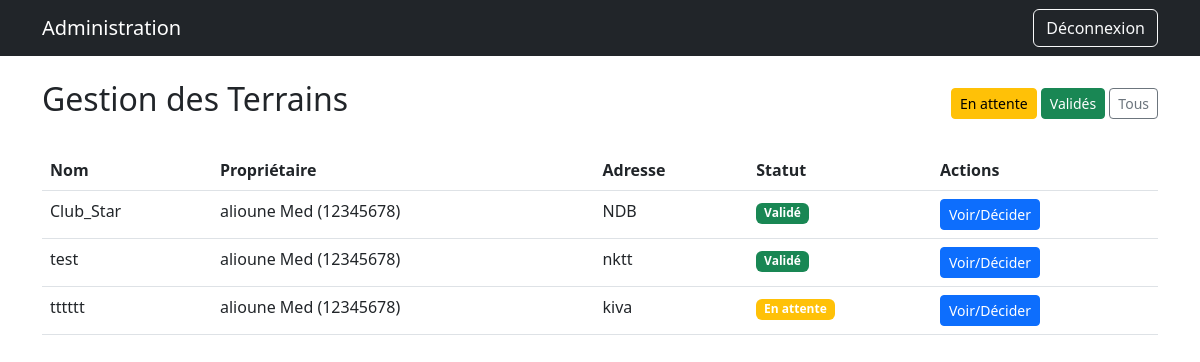
Page /admin-panel/terrains/ (signed in) on the committed database.
### terrains/models.py (models this page shows, shortened)
class Terrain(models.Model):
    nom = models.CharField(max_length=100)
    adresse = models.CharField(max_length=255)
    latitude = models.DecimalField(max_digits=9, decimal_places=6)
    longitude = models.DecimalField(max_digits=9, decimal_places=6)
    proprietaire = models.ForeignKey(
        User,
        on_delete=models.CASCADE,
        limit_choices_to={'type_utilisateur': User.Type.PROPRIETAIRE}
    )
    image_url = models.URLField(blank=True)
    note_moyenne = models.FloatField(default=0.0)
    valide = models.BooleanField(default=False, verbose_name="Validé par l'admin")
    date_validation = models.DateTimeField(null=True, blank=True)

### accounts/models.py (models this page shows, shortened)
class User(AbstractUser):
    class Type(models.TextChoices):
        ADMIN = "ADMIN", "Administrateur"
        PROPRIETAIRE = "PROPRIETAIRE", "Propriétaire de terrain"
        STANDARD = "STANDARD", "Utilisateur standard"
    username = None  # 🔥 supprimé
    telephone = models.CharField(max_length=15, unique=True)
    type_utilisateur = models.CharField(
        max_length=20,
        choices=Type.choices,
        default=Type.STANDARD
    )
    USERNAME_FIELD = 'telephone'
    REQUIRED_FIELDS = ['first_name', 'last_name']
    objects = UserManager()  # 🔥 OBLIGATOIRE

### admin_custom/views.py (the view)
# urls.py: path('terrains/', views.terrain_list, name='terrain_list'),
@login_required
def terrain_list(request):
    terrains = Terrain.objects.select_related('proprietaire').all()
    statut = request.GET.get('statut')
    if statut == 'attente':
        terrains = terrains.filter(valide=False)
    elif statut == 'valide':
        terrains = terrains.filter(valide=True)
    return render(request, 'admin_custom/terrain_list.html', {'terrains': terrains})

### admin_custom/templates/admin_custom/terrain_list.html
{% extends 'admin_custom/base.html' %}
{% block content %}
<div class="d-flex justify-content-between align-items-center mb-4">
  <h2>Gestion des Terrains</h2>
  <div>
    <a href="?statut=attente" class="btn btn-warning btn-sm">En attente</a>
    <a href="?statut=valide" class="btn btn-success btn-sm">Validés</a>
    <a href="." class="btn btn-outline-secondary btn-sm">Tous</a>
  </div>
</div>
{% if terrains %}
  <div class="table-responsive">
    <table class="table table-hover">
      <thead>
        <tr>
          <th>Nom</th>
          <th>Propriétaire</th>
          <th>Adresse</th>
          <th>Statut</th>
          <th>Actions</th>
        </tr>
      </thead>
      <tbody>
        {% for t in terrains %}
          <tr>
            <td>{{ t.nom }}</td>
            <td>{{ t.proprietaire.get_full_name }} ({{ t.proprietaire.telephone }})</td>
            <td>{{ t.adresse }}</td>
            <td>
              {% if t.valide %}
                <span class="badge bg-success">Validé</span>
              {% else %}
                <span class="badge bg-warning">En attente</span>
              {% endif %}
            </td>
            <td>
              <a href="{% url 'admin_custom:terrain_validate' t.id %}" class="btn btn-sm btn-primary">Voir/Décider</a>
            </td>
          </tr>
        {% endfor %}
      </tbody>
    </table>
  </div>
{% else %}
  <div class="alert alert-info">Aucun terrain à afficher.</div>
{% endif %}
{% endblock %}

### rows in the picture
Terrain: nom "Club_Star", proprietaire.get_full_name "alioune Med", proprietaire.telephone "12345678", adresse "NDB", valide "Validé"
Terrain: nom "test", proprietaire.get_full_name "alioune Med", proprietaire.telephone "12345678", adresse "nktt", valide "Validé"
Terrain: nom "tttttt", proprietaire.get_full_name "alioune Med", proprietaire.telephone "12345678", adresse "kiva", valide "En attente"
